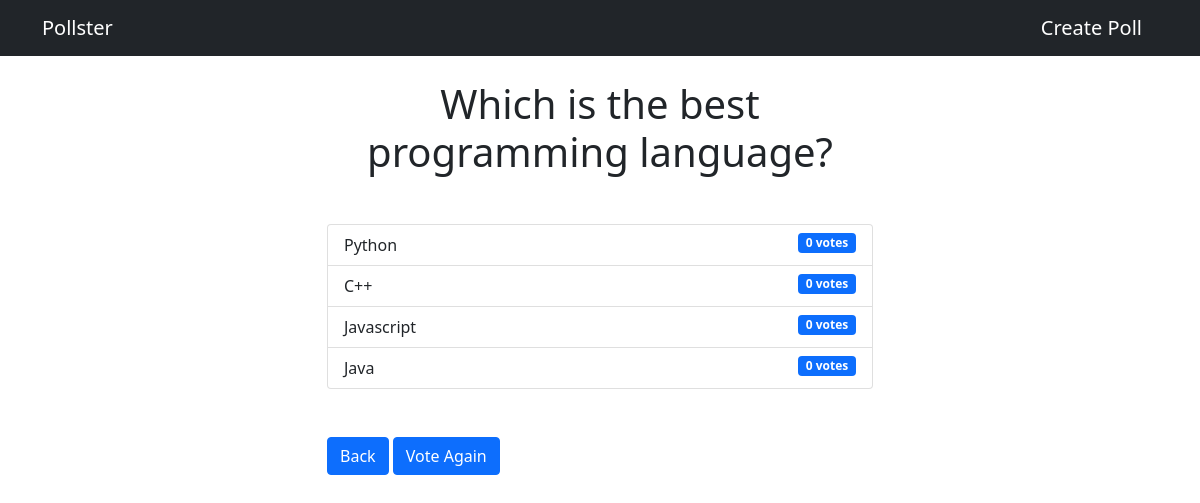
Screenshot of /polls/3/results/ with the database file from the repository.
### polls/models.py (models this page shows, shortened)
class Question(models.Model):
    question_text = models.CharField(max_length=200)
    pub_date = models.DateTimeField('date published')

class Choice(models.Model):
    question = models.ForeignKey(Question, on_delete=models.CASCADE)
    choice_text = models.CharField(max_length=200)
    votes = models.IntegerField(default=0)

### polls/views.py (the view)
# urls.py: path('<int:question_id>/results/', views.results, name='results'),
def results(request, question_id):
    question = get_object_or_404(Question, pk=question_id)
    context = {'question': question}
    return render(request, 'polls/results.html', context)

### templates/polls/results.html
{% extends 'base.html' %}
{% block content %}
<h1 class="text-center mb-5">{{question.question_text}}</h1>
<ul class="list-group mb-5">
    {% for choice in question.choice_set.all %}
    <li class="list-group-item">
        {{choice.choice_text}} <span class="badge bg-primary float-end">
            {{choice.votes}} vote{{choice.votes | pluralize}}
        </span>
    </li>
    {% endfor %}
</ul>
<a class="btn btn-primary" href="{% url 'polls:index' %}">Back</a>
<a class="btn btn-primary" href="{% url 'polls:detail' question.id %}">Vote Again</a>
{% endblock content %}

### rows the page displays
Question: question_text "Which is the best programming language?"
Choice: choice_text "Python", votes "0", votes|pluralize "s"
Choice: choice_text "C++", votes "0", votes|pluralize "s"
Choice: choice_text "Javascript", votes "0", votes|pluralize "s"
Choice: choice_text "Java", votes "0", votes|pluralize "s"
